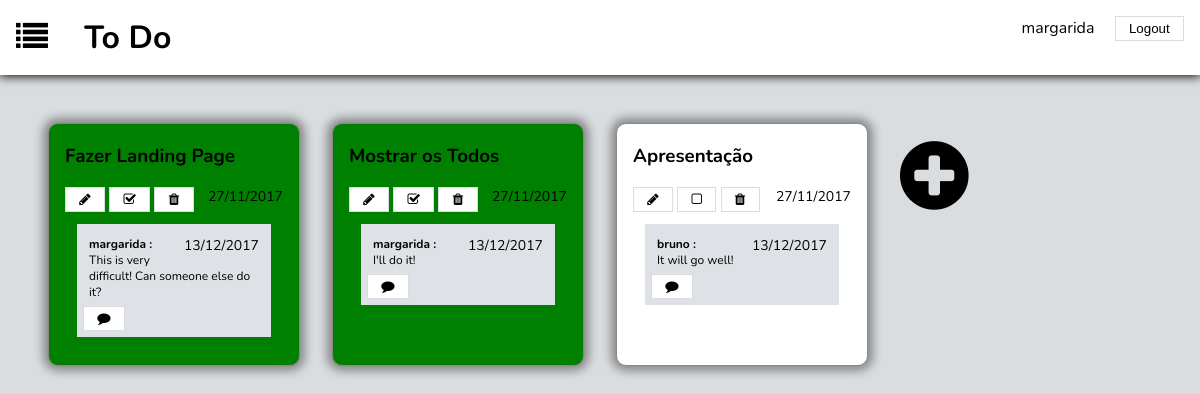
The app's page /list_page.php?list_id=1 (signed in) with its own data.
### tables this page shows
CREATE TABLE users (
	usr_id INTEGER PRIMARY KEY AUTOINCREMENT,
	usr_username VARCHAR UNIQUE,
	usr_name VARCHAR NOT NULL,
	usr_email VARCHAR NOT NULL,
	usr_image VARCHAR NOT NULL,
	usr_password VARCHAR NOT NULL
);

### list_page.php (called while the page is built, shortened)
<?php
	include_once('includes/init.php');
	include_once('database/list.php');
	$todos = getListTodos($_GET['list_id']);
	$comments = array();
	foreach ($todos as $todo) {
		$comments[$todo['todo_id']] = getTodoComments($todo['todo_id']);
	}
	include_once('templates/common/header_todos_list.php');
	include_once('templates/todos/show_todos.php');
	include_once('templates/common/footer.php');
?>

### database/list.php (called while the page is built, shortened)
<?php
	function getListTodos($list_id){
		global $dbh;
		$stmt = $dbh->prepare("SELECT todos.todo_id, todos.name, todos.limit_date, todos.done FROM todos, hasItems, lists
								WHERE lists.id = hasItems.list_id AND hasItems.todo_id = todos.todo_id AND lists.id = ?");
		$stmt->execute(array($list_id));
		return $stmt->fetchAll();
	}
	function getTodoComments($todo_id){
		global $dbh;
		$stmt = $dbh->prepare("SELECT users.usr_username, comments.date_written, comments.comment_text
								FROM comments, users WHERE todo_id = ? AND comments.usr_id = users.usr_id");
		$stmt->execute(array($todo_id));
		return $stmt->fetchAll();
	}
?>

### templates/todos/show_todos.php (the view, shortened to what this page needs)
<div id="todos_only">
	<?php foreach ($todos as $todo) { ?>
		<?php
		if($todo['done'] == 1)
			$check = 'check';
		else
			$check = 'not_check';
		?>
		<div id=<?= $todo['todo_id']?> class="todo_only <?= $check ?>">
			<h3><?= $todo['name']?></h3>
			<span><?= date_format(date_create($todo['limit_date']), "d/m/Y")?></span>
				<button name="Edit"><i class="fa fa-pencil" aria-hidden="true"></i></button>
			<?php if($todo['done'] == 1){?>
				<button name="Check"><i class="fa fa-check-square-o" aria-hidden="true"></i></button>
			<?php } else {?>
				<button name="Check"><i class="fa fa-square-o" aria-hidden="true"></i></button>
			<?php } ?>
				<button name="Remove"><i class="fa fa-1x fa-trash" aria-hidden="true"></i></button>
				<?php
					if(sizeof($comments[$todo['todo_id']]) > 0)
						$class = "comments";
					else
						$class = "no_comments";
				?>
				<div class=<?= $class ?>>
					<?php foreach($comments[$todo['todo_id']] as $comment){?>
						<div class="comment">
							<p><?=$comment['usr_username']?></p>
							<span><?=date_format(date_create($comment['date_written']), "d/m/Y")?></span>
							<p><?=$comment['comment_text']?></p>
						</div>
					<?php } ?>
					<button><i class="fa fa-comment" aria-hidden="true"></i></button>
				</div>
		</div>
	<?php } ?>
	<div id="ultimo">
		<a href="#"><i class="fa fa-plus-circle" aria-hidden="true"></i></a>
	</div>
</div>

### css/list_page.css (style rules this page uses)
body { background-color: #d9dde0; font-family: 'Nunito', sans-serif; margin: 0; }
a { text-decoration: none; color: black; }
button, input[type="Submit"] { padding: 0.3em 1em; background-color: white; border: 1px solid #d9dde0; color: black; }
#todos_only { margin: 2em; display: grid; grid-template-columns: 25% 25% 25% 25%; grid-template-rows: auto; }
#todos_only > * { display: inline-block; margin: 1em 1em; }
.todo_only { background-color: white; padding: 0 1em 1em 1em; margin: 0 auto; border: 1px solid #888888; border-radius: 10px; box-shadow: 0px 0px 10px 5px #888888; transition: transform 0.5s; }
.todo_only span { font-size: 14px; float: right; }
#ultimo a { font-size: 5em; max-width: 10em; }
.check { background-color: green; }
.not_check { background-color: white; }
.comments { background-color: #dee1e5; margin: 1em; padding: 0.5em; font-size: 12px; overflow-y: auto; max-height: 10em; }
.comment { margin: 0.5em; }
.comment p { margin: 0; }
.comment p:first-child { font-weight: bold; display: inline-block; }
.comment p:first-child:after { content: " :"; }

### records on screen
users: usr_username "margarida", date_written "13/12/2017", comment_text "This is very difficult! Can someone else do it?", comment_text "I'll do it!"
users: usr_username "bruno", date_written "13/12/2017", comment_text "It will go well!"

### other values on screen
$_SESSION['username'] "margarida"
$todo['name'] "Fazer Landing Page"
date_format(date_create($todo['limit_date']), "d/m/Y") "27/11/2017"
$todo['name'] "Mostrar os Todos"
$todo['name'] "Apresentação"
